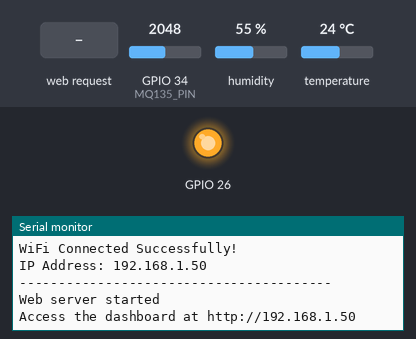
A sketch run on a simulated ESP32. Shown: output pins drawn as LEDs (lit = HIGH), the last lines printed to the serial monitor. The inputs (shaded band) are chosen by the test bench; at power-on: GPIO 34 (MQ135_PIN) = 2048, humidity 55 %, temperature 24 °C. WiFi joins after 1.5 s; servers stay silent unless stated.

Above: at 10.2 s.
10.3 s: GPIO 34 (MQ135_PIN) set to 0
At 11.8 s:
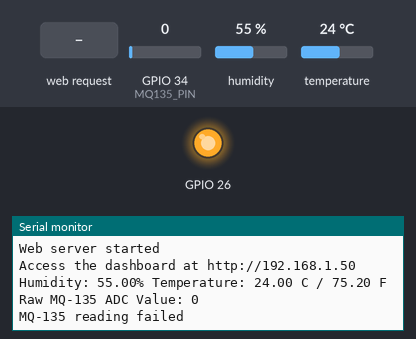
12.6 s: HTTP request GET /sensor received
At 13.0 s:
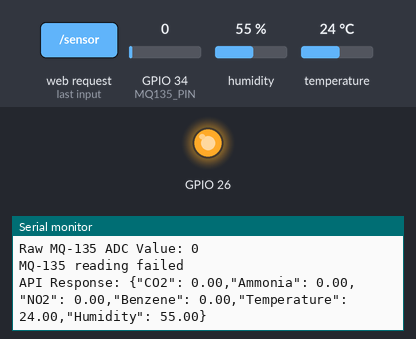

Measured:
- after the input at 10.3 s, the serial monitor: prints a new line after 0.83 s (image 1)
- after the input at 12.6 s, the serial monitor: prints a new line at once (image 2)

The sketch:

main.ino
```cpp
#include <WiFi.h>
#include <ESPAsyncWebServer.h>
#include <DHT.h>

// Sensor pins
#define MQ135_PIN 34   // MQ-135 analog output to GPIO34
#define DHTPIN 13      // DHT22 data pin (matching your working example)
#define DHTTYPE DHT22  // DHT22 (AM2302, AM2321)
#define RL 10          // Load resistor value in kilo-ohms

// Sample sensor resistance values for gases (in kΩ)
#define AMMONIA_R0 6.0
#define CO2_R0 20.0
#define NO2_R0 60.0
#define BENZENE_R0 50.0

// Conversion factors
#define CO2_CONVERSION_FACTOR 3.5
#define AMMONIA_CONVERSION_FACTOR 2.0
#define NO2_CONVERSION_FACTOR 1.5
#define BENZENE_CONVERSION_FACTOR 1.8

// Wi-Fi credentials
const char* ssid = "";
const char* password = "";

AsyncWebServer server(80);
DHT dht(DHTPIN, DHTTYPE);  // Using the same pin and type as your working example

// Variables to store last valid sensor readings
float lastCo2Concentration = 0.0;
float lastAmmoniaConcentration = 0.0;
float lastNo2Concentration = 0.0;
float lastBenzeneConcentration = 0.0;
float lastTemperature = 0.0;
float lastHumidity = 0.0;

void setup() {
    Serial.begin(115200);

    // Configure GPIO26 as Output for VCC if needed
    pinMode(26, OUTPUT);
    digitalWrite(26, HIGH);

    // Initialize DHT sensor with the exact same approach as your working code
    Serial.println(F("DHT22 and MQ-135 sensor test"));
    delay(2000);  // Wait for sensor to initialize (from your working code)
    dht.begin();

    // Test DHT22 sensor to make sure it's working
    Serial.println("Testing DHT22 sensor...");
    float h = dht.readHumidity();
    float t = dht.readTemperature();

    if (isnan(h) || isnan(t)) {
        Serial.println("Failed to read from DHT sensor in setup!");
    } else {
        Serial.print("Initial readings - Humidity: ");
        Serial.print(h);
        Serial.print("% Temperature: ");
        Serial.print(t);
        Serial.println(" C");

        // Save first valid readings
        lastHumidity = h;
        lastTemperature = t;
    }

    Serial.println("Warming up MQ-135 sensor...");
    delay(5000);  // Reduced warm-up time to prevent potential timeouts

    // Connect to Wi-Fi
    WiFi.begin(ssid, password);
    Serial.println("Connecting to WiFi...");

    int wifiTimeout = 0;
    while (WiFi.status() != WL_CONNECTED && wifiTimeout < 20) {
        delay(1000);
        Serial.print(".");
        wifiTimeout++;
    }

    if (WiFi.status() == WL_CONNECTED) {
        Serial.println("\n----------------------------------------");
        Serial.println("WiFi Connected Successfully!");
        Serial.print("IP Address: ");
        Serial.println(WiFi.localIP());
        Serial.println("----------------------------------------");

        // Define API endpoint
        server.on("/sensor", HTTP_GET, [](AsyncWebServerRequest *request) {
            String jsonResponse = readSensors();
            request->send(200, "application/json", jsonResponse);
        });

        // Define root endpoint to show sensor values in HTML
        server.on("/", HTTP_GET, [](AsyncWebServerRequest *request) {
            String html = generateHtml();
            request->send(200, "text/html", html);
        });

        server.begin();
        Serial.println("Web server started");
        Serial.println("Access the dashboard at http://" + WiFi.localIP().toString());
    } else {
        Serial.println("\nWiFi connection failed! Running in sensor-only mode.");
    }
}

void loop() {
    // *** Replicate your working DHT code approach ***
    delay(2000);  // Wait between measurements - critical timing from your working code

    // Read temperature and humidity with the exact approach that works
    float h = dht.readHumidity();
    float t = dht.readTemperature();
    float f = dht.readTemperature(true);

    // Update stored values if readings are valid
    if (!isnan(h) && !isnan(t)) {
        lastHumidity = h;
        lastTemperature = t;

        // Print values in the same way as your working code
        Serial.print(F("Humidity: "));
        Serial.print(h);
        Serial.print(F("% Temperature: "));
        Serial.print(t);
        Serial.print(F(" C / "));
        Serial.print(f);
        Serial.println(F(" F"));
    } else {
        Serial.println("DHT22 reading failed in loop");
    }

    // Read MQ135 sensor less frequently to avoid interference
    static unsigned long lastMQ135Reading = 0;
    if (millis() - lastMQ135Reading > 10000) {  // Every 10 seconds
        readMQ135Sensor();
        lastMQ135Reading = millis();
    }

    // Periodic IP reminder
    static unsigned long lastIPReminder = 0;
    if (WiFi.status() == WL_CONNECTED && millis() - lastIPReminder > 30000) {  // Every 30 seconds
        Serial.println("----------------------------------------");
        Serial.print("Server running at: http://");
        Serial.println(WiFi.localIP());
        Serial.println("----------------------------------------");
        lastIPReminder = millis();
    }
}

// Function specifically to read MQ135 sensor
void readMQ135Sensor() {
    // Read MQ-135 Sensor
    int sensorValue = 0, numReadings = 10;
    for (int i = 0; i < numReadings; i++) {
        sensorValue += analogRead(MQ135_PIN);
        delay(10);  // Shorter delay to avoid DHT timing issues
    }
    sensorValue /= numReadings;

    Serial.print("Raw MQ-135 ADC Value: ");
    Serial.println(sensorValue);

    if (sensorValue > 0) {
        float voltage = sensorValue * (3.3 / 4095.0);
        float Rs = ((3.3 * RL) - (RL * voltage)) / voltage;
        lastCo2Concentration = CO2_CONVERSION_FACTOR * (Rs / CO2_R0);
        lastAmmoniaConcentration = AMMONIA_CONVERSION_FACTOR * (Rs / AMMONIA_R0);
        lastNo2Concentration = NO2_CONVERSION_FACTOR * (Rs / NO2_R0);
        lastBenzeneConcentration = BENZENE_CONVERSION_FACTOR * (Rs / BENZENE_R0);

        Serial.print("CO2: ");
        Serial.print(lastCo2Concentration);
        Serial.println(" ppm");
    } else {
        Serial.println("MQ-135 reading failed");
    }
}

// Function to Read All Sensor Data and Return JSON Response
String readSensors() {
    // We don't read sensors here directly anymore
    // Instead we use the most recent valid readings
    // This ensures DHT readings are done with proper timing in the loop()

    // Create JSON Response
    String jsonResponse = "{";
    jsonResponse += "\"CO2\": " + String(lastCo2Concentration) + ",";
    jsonResponse += "\"Ammonia\": " + String(lastAmmoniaConcentration) + ",";
    jsonResponse += "\"NO2\": " + String(lastNo2Concentration) + ",";
    jsonResponse += "\"Benzene\": " + String(lastBenzeneConcentration) + ",";
    jsonResponse += "\"Temperature\": " + String(lastTemperature) + ",";
    jsonResponse += "\"Humidity\": " + String(lastHumidity);
    jsonResponse += "}";

    Serial.println("API Response: " + jsonResponse);
    return jsonResponse;
}

// Function to generate HTML page
String generateHtml() {
    String html = "<!DOCTYPE html><html>";
    html += "<head><meta name='viewport' content='width=device-width, initial-scale=1'>";
    html += "<meta http-equiv='refresh' content='10'>"; // Auto-refresh every 10 seconds
    html += "<link rel='stylesheet' href='https://cdnjs.cloudflare.com/ajax/libs/mini.css/3.0.1/mini-default.min.css'>";
    html += "<title>Environmental Sensor Dashboard</title></head>";
    html += "<body><div class='container'>";
    html += "<h1>Environmental Sensor Dashboard</h1>";
    html += "<p><strong>Device IP: </strong>" + WiFi.localIP().toString() + "</p>";
    html += "<div class='row'>";

    // Temperature and Humidity
    html += "<div class='col-sm-12 col-md-6'>";
    html += "<div class='card'><div class='section'>";
    html += "<h3>Temperature & Humidity</h3>";
    html += "<p>Temperature: <mark class='secondary'>" + String(lastTemperature) + " &deg;C</mark></p>";
    html += "<p>Humidity: <mark class='secondary'>" + String(lastHumidity) + " %</mark></p>";
    html += "</div></div></div>";

    // Gas readings
    html += "<div class='col-sm-12 col-md-6'>";
    html += "<div class='card'><div class='section'>";
    html += "<h3>Air Quality</h3>";
    html += "<p>CO2: <mark class='tertiary'>" + String(lastCo2Concentration) + " ppm</mark></p>";
    html += "<p>Ammonia: <mark class='tertiary'>" + String(lastAmmoniaConcentration) + " ppm</mark></p>";
    html += "<p>NO2: <mark class='tertiary'>" + String(lastNo2Concentration) + " ppm</mark></p>";
    html += "<p>Benzene: <mark class='tertiary'>" + String(lastBenzeneConcentration) + " ppm</mark></p>";
    html += "</div></div></div>";

    html += "</div>"; // End row

    // Add footer with refresh info and API link
    html += "<footer><p>Last updated: " + String(millis() / 1000) + " seconds since boot</p>";
    html += "<p>Raw data available at <a href='/sensor'>/sensor</a> endpoint</p></footer>";

    html += "</div></body></html>";
    return html;
}
```
